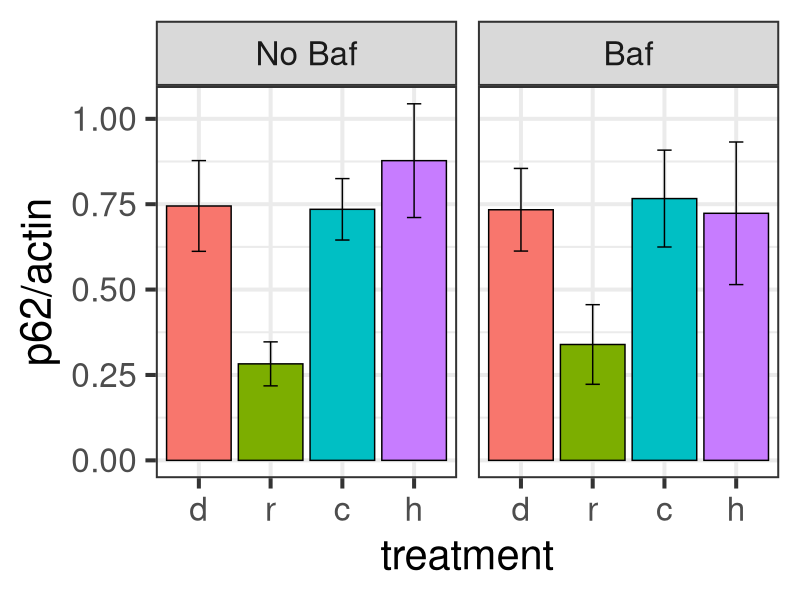

Generate this figure with R:
n = c(1,2,3,4,5,6,7,8)
drug = c("d","r","c","h")
baf = c(0, 0, 0, 0, 1, 1, 1, 1)
p62 = c(0.744778, 0.282568, 0.735037, 0.87751, 0.733767, 0.339253, 0.766476, 0.723389)
sd = c(0.132822, 0.0644, 0.089968, 0.166479, 0.120944, 0.116546, 0.14185, 0.208786)

df = data.frame(n, drug, baf, p62, sd)
df$baf <- as.factor(df$baf)
df$drug <- factor(df$drug, levels = c("d", "r", "c", "h"))
df$baf <- factor(df$baf, levels = c(0,1), labels=c("No Baf", "Baf"))

library(ggplot2)

ggplot(df, aes(x=drug, y=p62, fill = drug)) + facet_wrap(~baf) +
  geom_bar(stat="identity", color="black", 
           position=position_dodge()) +
  geom_errorbar(aes(ymin=p62-sd, ymax=p62+sd), width=.2,
                position=position_dodge(.9)) +
  theme_bw(base_size = 30)+ylab("p62/actin")+xlab("treatment")+ theme(legend.position = "none")
